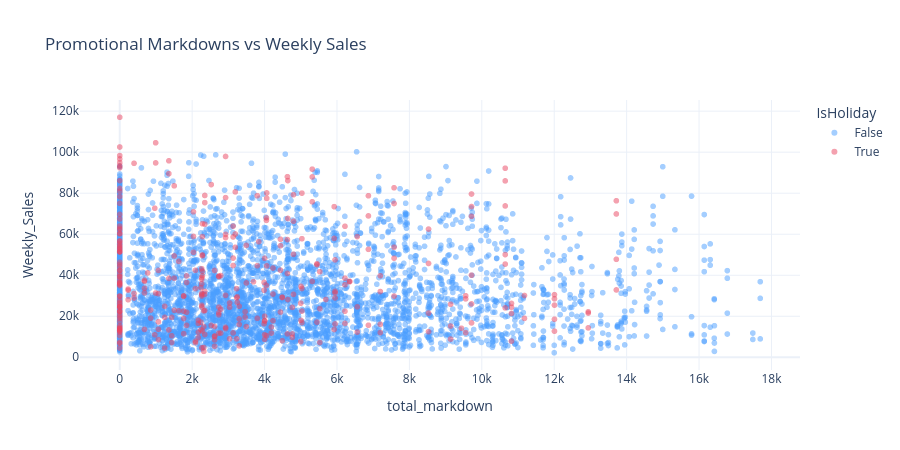

Notebook source saved alongside this figure:
### Markdown cell above
## Chart 8 — Promotional Markdowns vs Sales

### Code cell
md_cols = ['MarkDown1','MarkDown2','MarkDown3','MarkDown4','MarkDown5']
df['total_markdown'] = df[md_cols].sum(axis=1)
sampled = df.sample(min(5000, len(df)), random_state=42)
fig8 = px.scatter(sampled, x='total_markdown', y='Weekly_Sales',
                  color='IsHoliday',
                  color_discrete_map={True: '#e94560', False: '#4a9eff'},
                  title='Promotional Markdowns vs Weekly Sales',
                  opacity=0.5)
fig8.update_layout(height=450, template='plotly_white')
fig8.show()

### Figure 1 — Plotly figure (JSON) as saved in the notebook; plotly's stock layout.template omitted (floating-point values rounded to 4 significant figures; data arrays with more than 128 entries replaced by an {"elided": "..."} marker saying what was removed)
{"data": [{"hovertemplate": "IsHoliday=False<br>total_markdown=%{x}<br>Weekly_Sales=%{y}<extra></extra>", "legendgroup": "False", "marker": {"color": "#4a9eff", "opacity": 0.5, "symbol": "circle"}, "mode": "markers", "name": "False", "showlegend": true, "type": "scattergl", "x": {"elided": "4648 float values"}, "xaxis": "x", "y": {"elided": "4648 float values"}, "yaxis": "y"}, {"hovertemplate": "IsHoliday=True<br>total_markdown=%{x}<br>Weekly_Sales=%{y}<extra></extra>", "legendgroup": "True", "marker": {"color": "#e94560", "opacity": 0.5, "symbol": "circle"}, "mode": "markers", "name": "True", "showlegend": true, "type": "scattergl", "x": {"elided": "352 float values"}, "xaxis": "x", "y": {"elided": "352 float values"}, "yaxis": "y"}], "layout": {"height": 450, "legend": {"title": {"text": "IsHoliday"}, "tracegroupgap": 0}, "title": {"text": "Promotional Markdowns vs Weekly Sales"}, "xaxis": {"anchor": "y", "domain": [0, 1], "title": {"text": "total_markdown"}}, "yaxis": {"anchor": "x", "domain": [0, 1], "title": {"text": "Weekly_Sales"}}}}
